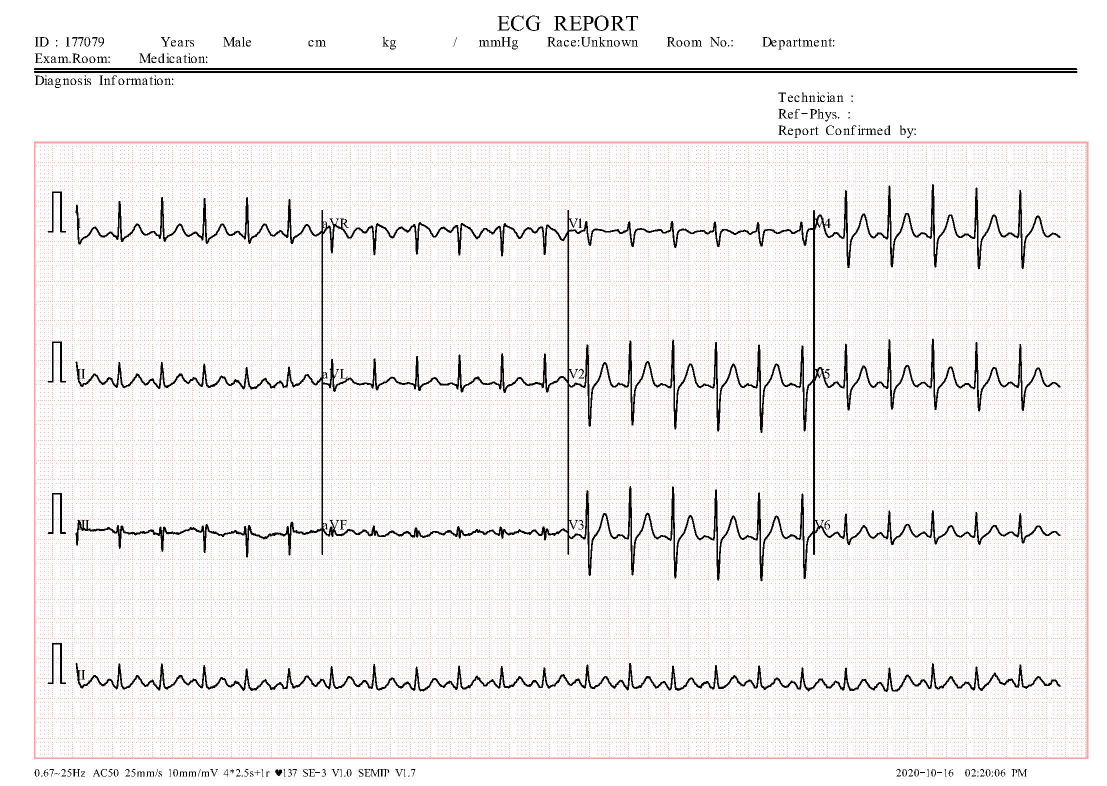
#> input picture data/ECG/train/Abnormal/HB(102).jpg, 2213 x 1572 px (shown at 1/2 size)
$ python ecg_ocr.py '../data/ECG/train/Abnormal/HB(102).jpg'
#> lines starting #> are read from the running program, lines starting #| are printed output that depends on the picture; after the words box and inside, x2 and y2 are one past the last pixel; in counts of white or black regions, pixels touching at a corner belong together
"""OCR + rule-based preliminary interpretation for uploaded ECG report images.

Scope (be honest in docs): this reads the PRINTED TEXT on an ECG image/report
(heart rate, intervals, ST statements) with Tesseract and applies simple rules.
It does not analyse the waveform and is not a diagnosis. Waveform-image
classification is done separately by the YOLOv8n model.
"""
import re
from dataclasses import dataclass, field, asdict
from typing import Optional

import cv2


def preprocess(image_path: str):
#> called with image_path = '../data/ECG/train/Abnormal/HB(102).jpg'
    img = cv2.imread(image_path)
#> img is the input picture: shape (1572, 2213, 3); mean B, G, R 238.7, 239, 241.3
    if img is None:
        raise ValueError(f"Cannot read image: {image_path}")
    gray = cv2.cvtColor(img, cv2.COLOR_BGR2GRAY)
    gray = cv2.resize(gray, None, fx=2, fy=2, interpolation=cv2.INTER_CUBIC)
#> gray: shape (3144, 4426)
    gray = cv2.GaussianBlur(gray, (3, 3), 0)
    return cv2.threshold(gray, 0, 255, cv2.THRESH_BINARY + cv2.THRESH_OTSU)[1]
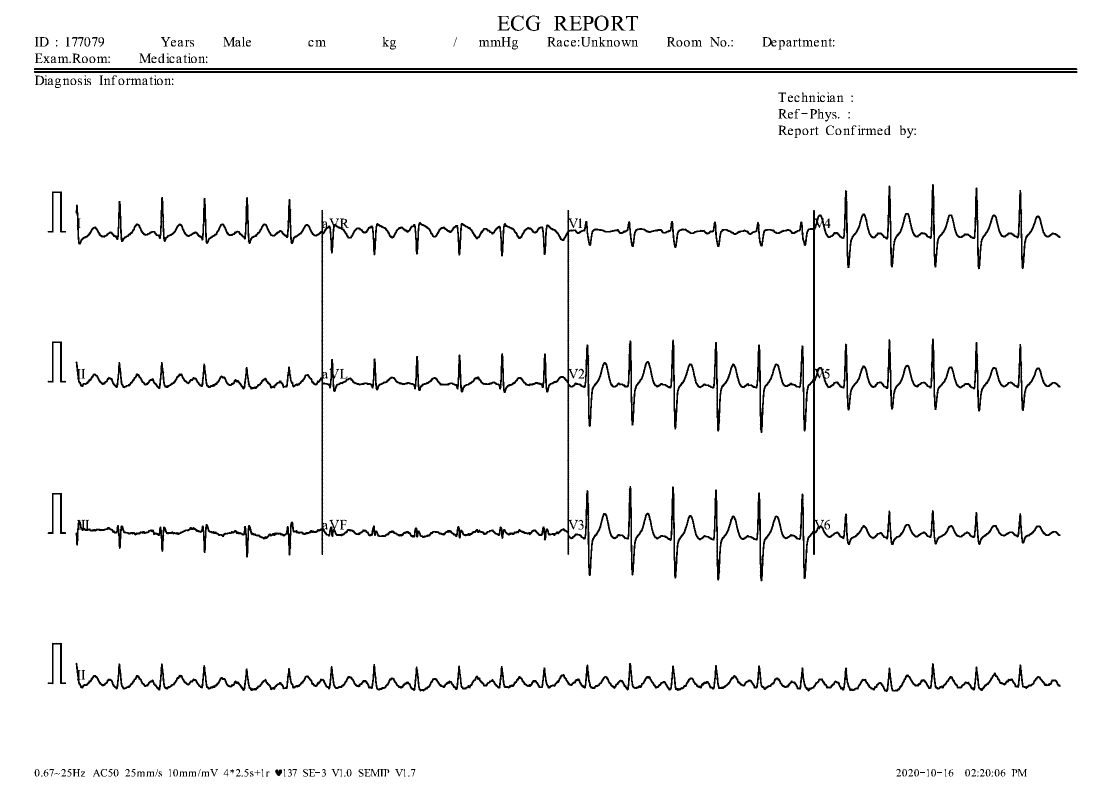
#> returned value: shape (3144, 4426) (shown at 1/4 size); 96.3% white; 276 black regions (11 under 20 px), largest, box (x1, y1, x2, y2) and area: (302, 736, 4242, 2326) 303372, (302, 2651, 4242, 2768) 66132, (136, 284, 4310, 292) 33383


def extract_text(image_path: str) -> str:
    import pytesseract  # only needed for the Tesseract path
#> (the run stopped early here; a loop or call above may not have finished)

$ run again, on data/ECG/train/Abnormal/HB(117).jpg
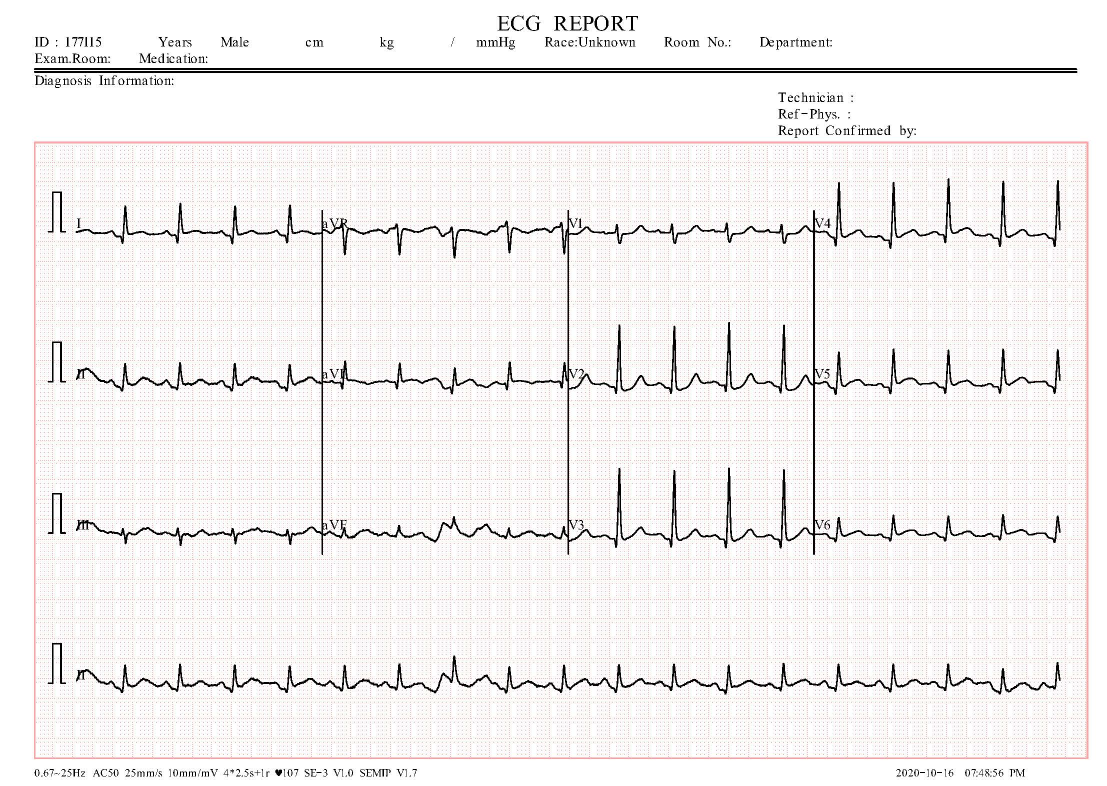
#> input picture data/ECG/train/Abnormal/HB(117).jpg, 2213 x 1572 px (shown at 1/2 size)
#> in preprocess, img is the input picture: shape (1572, 2213, 3); mean B, G, R 240.1, 240.4, 242.7
#> in preprocess, `return cv2.threshold(gray, 0, 255, cv2.THRESH_BINARY + cv2.THRESH_OTSU..`:
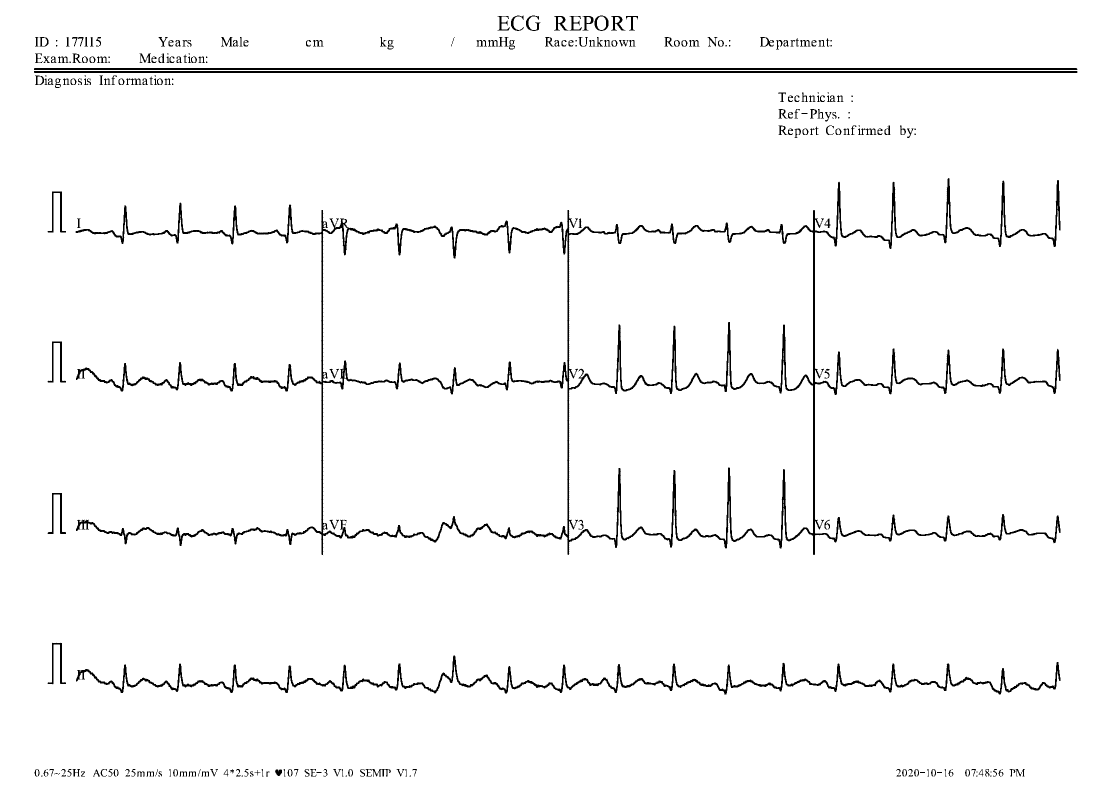
#> returned value: shape (3144, 4426) (shown at 1/4 size); 96.9% white; 274 black regions (11 under 20 px), largest, box (x1, y1, x2, y2) and area: (302, 712, 4242, 2221) 225712, (304, 2622, 4242, 2778) 59525, (136, 284, 4310, 292) 33383

$ run again, on data/ECG/train/Abnormal/HB(118).jpg
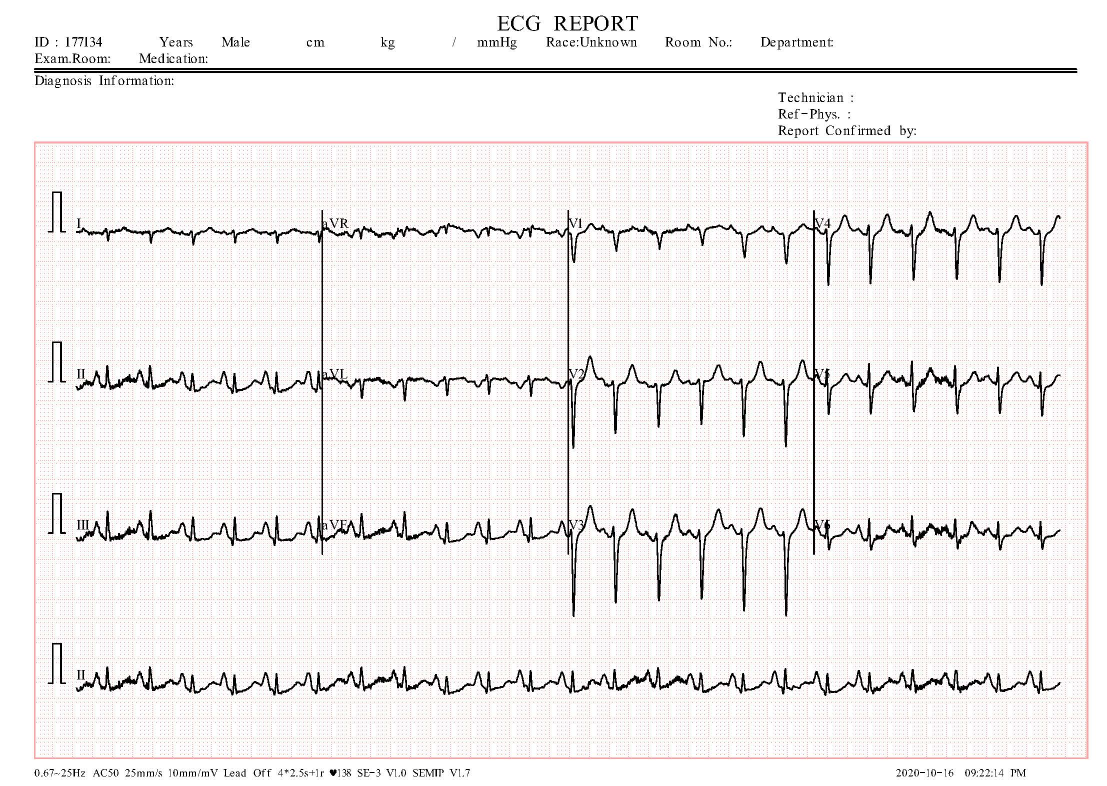
#> input picture data/ECG/train/Abnormal/HB(118).jpg, 2213 x 1572 px (shown at 1/2 size)
#> in preprocess, img is the input picture: shape (1572, 2213, 3); mean B, G, R 238.5, 238.8, 241.1
#> in preprocess, `return cv2.threshold(gray, 0, 255, cv2.THRESH_BINARY + cv2.THRESH_OTSU..`:
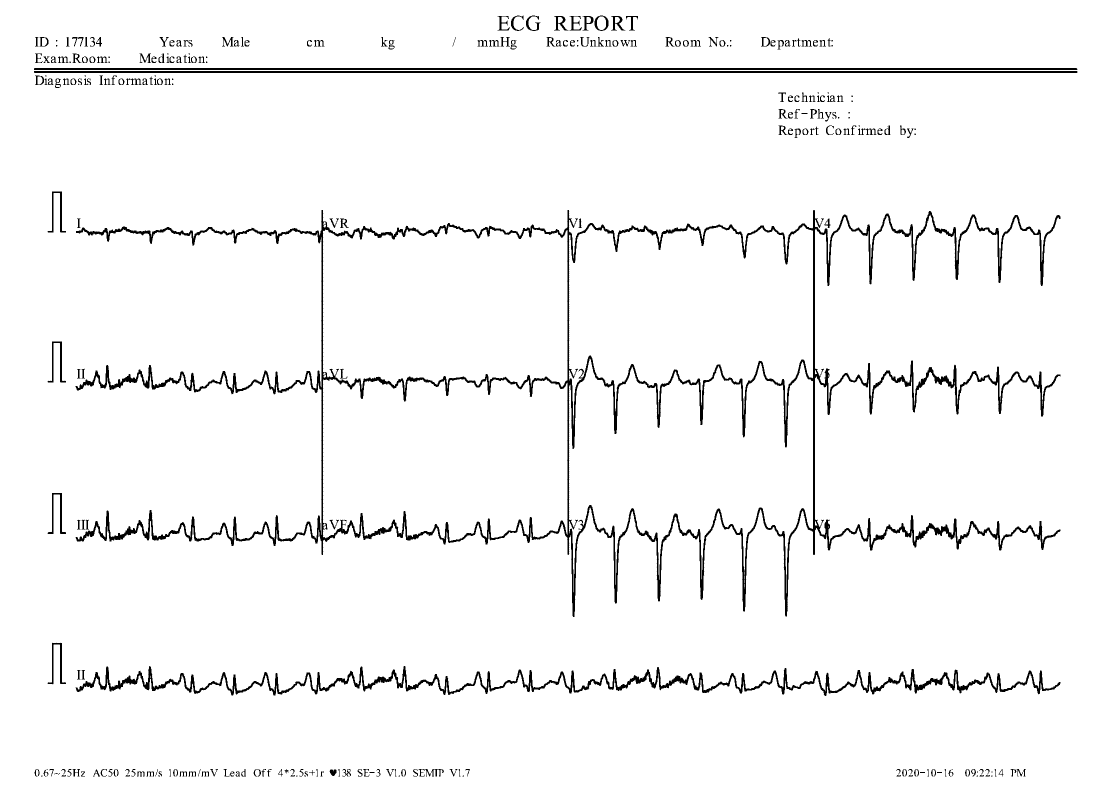
#> returned value: shape (3144, 4426) (shown at 1/4 size); 96.3% white; 289 black regions (11 under 20 px), largest, box (x1, y1, x2, y2) and area: (302, 840, 4242, 2468) 294846, (302, 2664, 4242, 2784) 79438, (136, 284, 4310, 292) 33383
